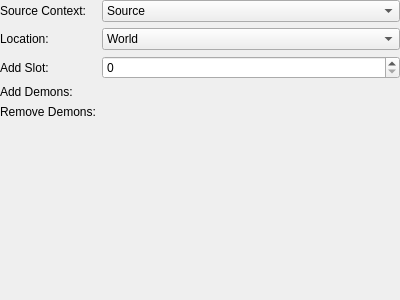
<?xml version="1.0" encoding="UTF-8"?>
<ui version="4.0">
 <class>ActionUpdateCOMP</class>
 <widget class="QWidget" name="ActionUpdateCOMP">
  <property name="geometry">
   <rect>
    <x>0</x>
    <y>0</y>
    <width>400</width>
    <height>300</height>
   </rect>
  </property>
  <layout class="QVBoxLayout" name="verticalLayout">
   <property name="margin">
    <number>0</number>
   </property>
   <item>
    <layout class="QFormLayout" name="formLayout">
     <property name="fieldGrowthPolicy">
      <enum>QFormLayout::AllNonFixedFieldsGrow</enum>
     </property>
     <item row="0" column="0">
      <widget class="QLabel" name="label_2">
       <property name="text">
        <string>Source Context:</string>
       </property>
      </widget>
     </item>
     <item row="0" column="1">
      <widget class="QComboBox" name="sourceContext">
       <item>
        <property name="text">
         <string>Source</string>
        </property>
       </item>
       <item>
        <property name="text">
         <string>Party</string>
        </property>
       </item>
       <item>
        <property name="text">
         <string>All</string>
        </property>
       </item>
      </widget>
     </item>
     <item row="1" column="0">
      <widget class="QLabel" name="label_3">
       <property name="text">
        <string>Location:</string>
       </property>
      </widget>
     </item>
     <item row="1" column="1">
      <widget class="QComboBox" name="location">
       <item>
        <property name="text">
         <string>World</string>
        </property>
       </item>
       <item>
        <property name="text">
         <string>Channel</string>
        </property>
       </item>
       <item>
        <property name="text">
         <string>Instance</string>
        </property>
       </item>
       <item>
        <property name="text">
         <string>Zone</string>
        </property>
       </item>
      </widget>
     </item>
     <item row="3" column="0">
      <widget class="QLabel" name="label_7">
       <property name="text">
        <string>Add Demons:</string>
       </property>
      </widget>
     </item>
     <item row="3" column="1">
      <widget class="ActionMap" name="addDemons" native="true"/>
     </item>
     <item row="2" column="0">
      <widget class="QLabel" name="label">
       <property name="text">
        <string>Add Slot:</string>
       </property>
      </widget>
     </item>
     <item row="4" column="0">
      <widget class="QLabel" name="label_4">
       <property name="text">
        <string>Remove Demons:</string>
       </property>
      </widget>
     </item>
     <item row="4" column="1">
      <widget class="ActionMap" name="removeDemons" native="true"/>
     </item>
     <item row="2" column="1">
      <widget class="QSpinBox" name="addSlot">
       <property name="maximum">
        <number>255</number>
       </property>
      </widget>
     </item>
    </layout>
   </item>
  </layout>
 </widget>
 <customwidgets>
  <customwidget>
   <class>ActionMap</class>
   <extends>QWidget</extends>
   <header>ActionMap.h</header>
   <container>1</container>
  </customwidget>
 </customwidgets>
 <resources/>
 <connections/>
</ui>
